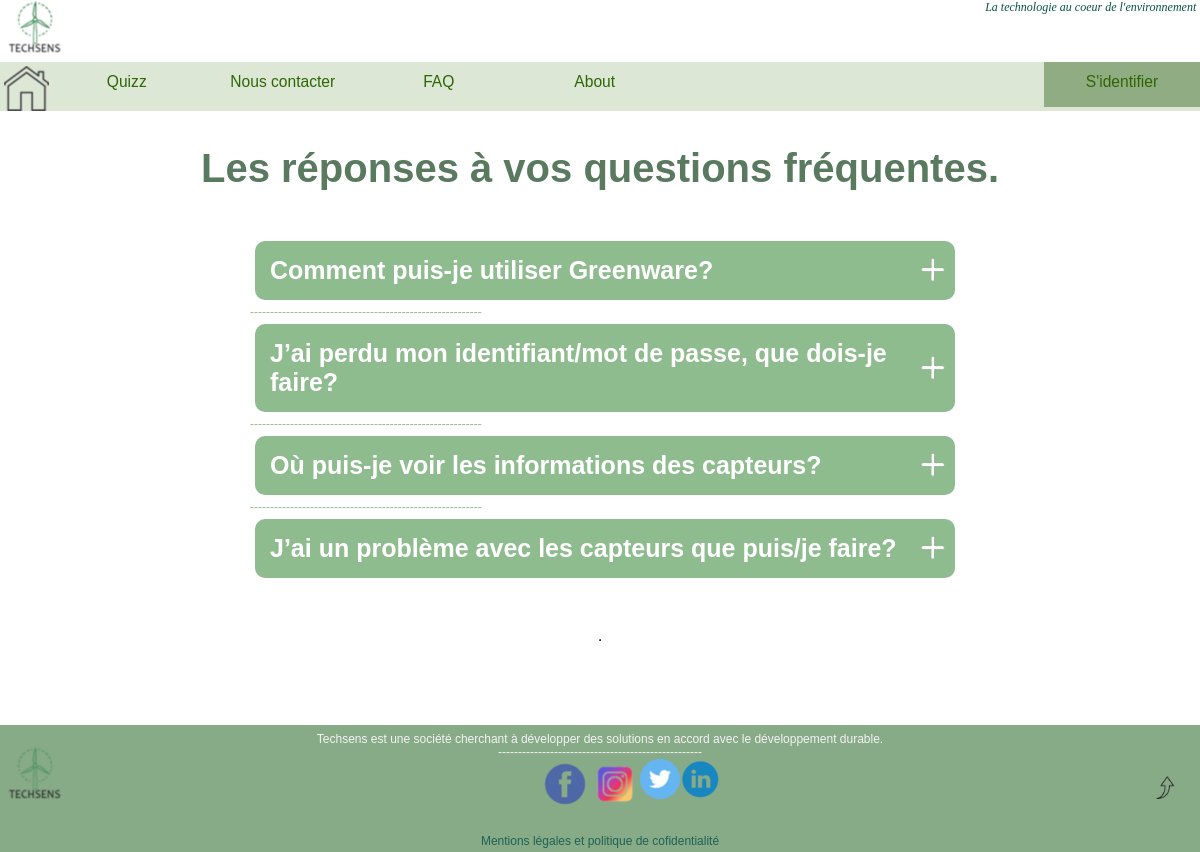
Page /faq.php on the earlier database version.
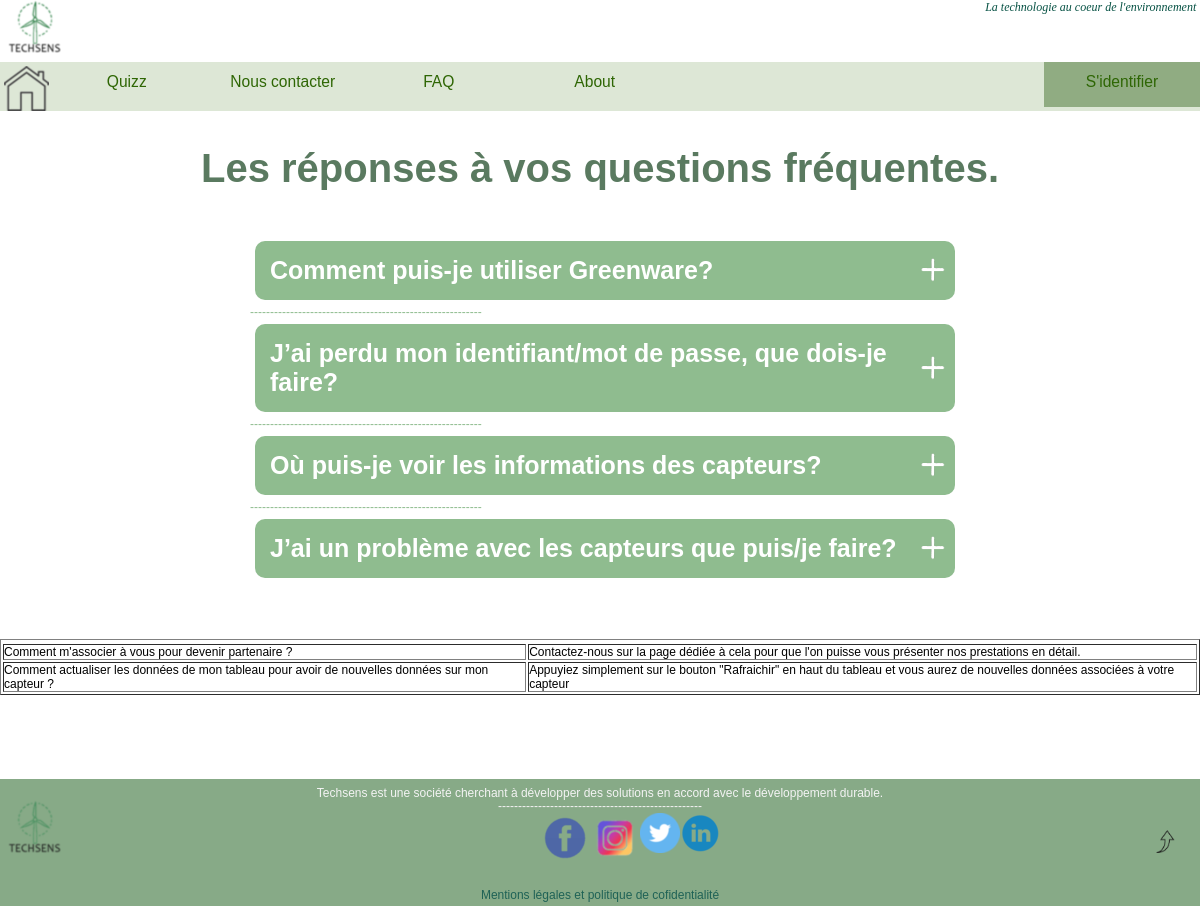
Same page on the later database version.
### tables this page shows
CREATE TABLE `faq` (
  `id` int(255) NOT NULL,
  `question` varchar(255) NOT NULL,
  `reponse` varchar(255) NOT NULL
);

### faq.php (the view, shortened to what this page needs)
<!DOCTYPE html>
<html>
<head>
    <link href="css-FAQ.css" rel="stylesheet">
</head>
<body>
<?php
         if (isset($_SESSION['connected']) && $_SESSION['connected'] == true){
            include("./Composants/headerconnected.php");
                }
        else {include("./Composants/headerdeconnected.php");
    }
    ?>
	<h1 class="h1-faq"> Les réponses à vos questions fréquentes. </h1>
	<div class="container-faq">
		<div class="questions">
			<div class="pannel-faq">
				<h2 class="h2-faq"> Comment puis-je utiliser Greenware? </h2>
				<img class="img-faq" src="image/plus.png" alt="animation">
			</div>
		</div>
<p class="trait">----------------------------------------------------------</p>
		<div class="questions">
			<div class="pannel-faq">
				<h2 class="h2-faq"> J’ai perdu mon identifiant/mot de passe, que dois-je faire?  </h2>
				<img class="img-faq" src="image/plus.png" alt="animation">
			</div>
		</div>
<p class="trait">----------------------------------------------------------</p>
		<div class="questions">
			<div class="pannel-faq">
				<h2 class="h2-faq">Où puis-je voir les informations des capteurs?</h2>
				<img class="img-faq" src="image/plus.png" alt="animation">
			</div>
		</div>
<p class="trait">----------------------------------------------------------</p>
		<div class="questions">
			<div class="pannel-faq">
				<h2 class="h2-faq">J’ai un problème avec les capteurs que puis/je faire?</h2>
				<img class="img-faq" src="image/plus.png" alt="animation">
			</div>
		</div>
	</div>
	<br>
	<br>
	<br>
	<br>
<center>
<?php
$con=mysqli_connect('localhost', 'root', '','techsens');
$result = mysqli_query($con,"SELECT * FROM faq");
echo "<table border='1'>
<tr>
</tr>";
while($row = mysqli_fetch_array($result))
{
echo "<tr>";
echo "<td>" . $row['question'] . "</td>";
echo "<td>" . $row['reponse'] . "</td>";
echo "</tr>";
}
echo "</table>";
?>
</center>
<br>
<br>
<br>
<br><br>
<br>
	<div class="footer">
        <div class="foot">Techsens est une société cherchant à développer des solutions en accord avec le développement durable.</div>
        <img src="logoo.png" alt="photo du logo" />
        <br>
        <div class="content">
            <div class="barre">
            <p>---------------------------------------------------</p></div>
            <div class="photologo">
            <div class="logofb">
                <a href="https://www.facebook.com/profile.php?id=100073322512659"> <img src="fb.png" alt="logo fb" /> </p></a></div>
            <div class="logoinsta">
                <a href="https://www.instagram.com/"> <img src="insta.png" alt="logo insta" /> </a></div>
            <div class="logotwitter">
                <a href="https://twitter.com/Techsens_"> <img src="twitter.png" alt="logo twitter" /></a></div>
            <div class="logolinkedin">
                <a href="https://www.linkedin.com/in/techsens-a9887b222"> <img src="linkedin.png" alt="logo linkedin" /> </a></div>
        </div></div>
            <div class="end">
                    <label for="end">
                        <a href="cgu.html"> Mentions légales et politique de cofidentialité</a></label></div>
    <div id="scrollUp">
            <a href="#haut" class="top">
                <img src="Haut.png" alt="photo bouton" class="img10" /></a>
        </div>
	</div>
</body>
</html>

Differences in the rows shown:
added faq: question "Comment m'associer à vous pour devenir partenaire ?", reponse "Contactez-nous sur la page dédiée à cela pour que l'on puisse vous présenter nos prestations en détail."
added faq: question "Comment actualiser les données de mon tableau pour avoir de nouvelles données sur mon capteur ?", reponse "Appuyiez simplement sur le bouton \"Rafraichir\" en haut du tableau et vous aurez de nouvelles données associées à votre capteur"
